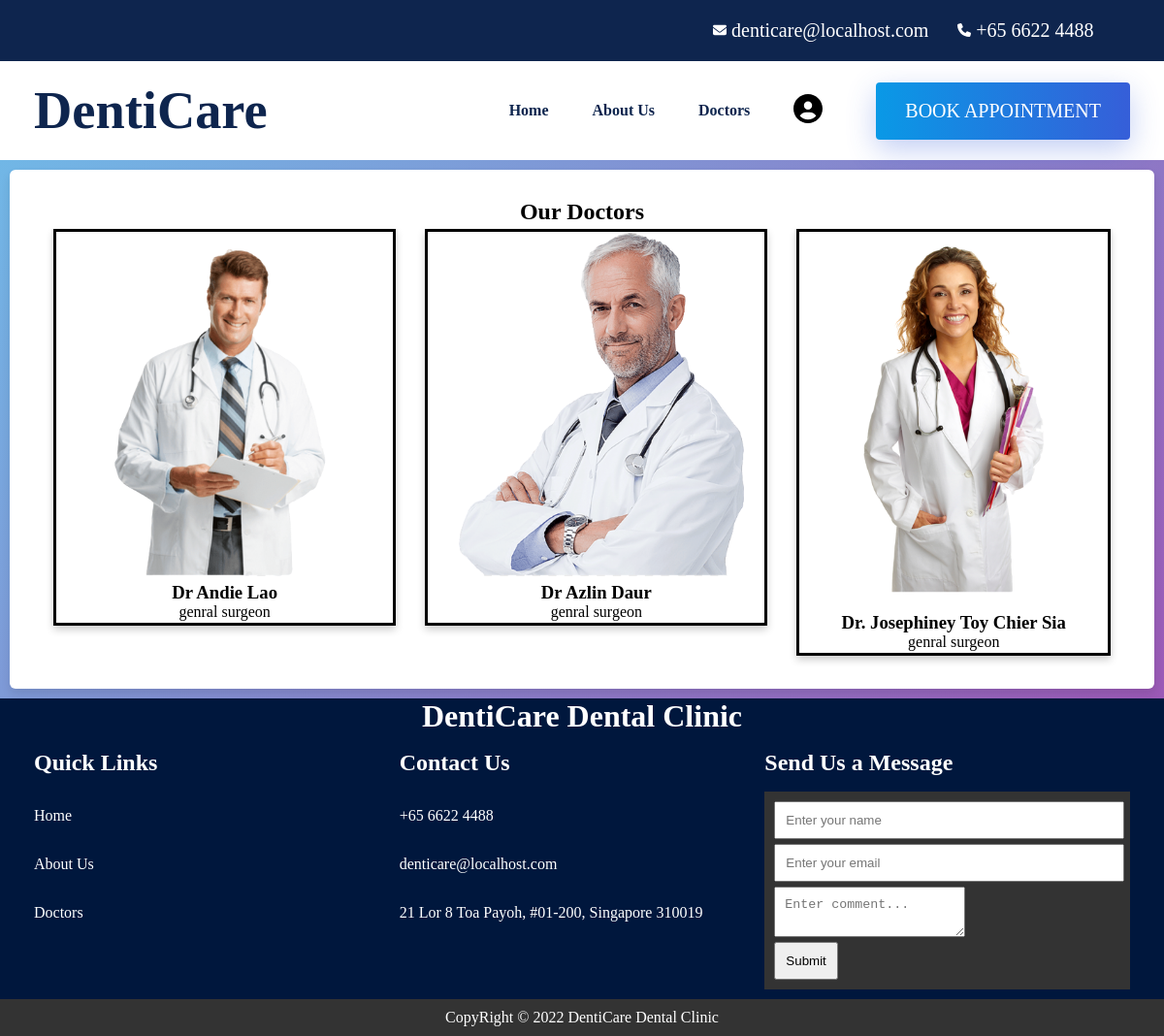
The page /html/doctors.php on the database its author committed.
### tables this page shows
CREATE TABLE `doctors` (
  `doctor_name` varchar(30) NOT NULL,
  `service_1` varchar(30) DEFAULT NULL,
  `service_2` varchar(30) DEFAULT NULL,
  `service_3` varchar(30) DEFAULT NULL,
  `about_doctor` longtext DEFAULT NULL,
  `image_url` varchar(255) NOT NULL,
  `user_name` varchar(30) NOT NULL
);

### html/doctors.php (the view, shortened to what this page needs)
<!DOCTYPE html>
<html>
<head>
  <link rel="stylesheet" href="../css/style.css">
</head>
<?php
$conn = OpenCon();
?>
<body>
  <header class="header">
    <div class="header-top">
      <div class="container">
        <ul class="contact-list">
          <li class="contact-item">
            <div class="icon-mail">
              <img src="../assets/img/icons/envelope-solid.svg" width="14px" height="14px">
            </div>
            <a href="mailto:denticare@localhost.com" class="contact-link">denticare@localhost.com</a>
          </li>
          <li class="contact-item">
            <div class="icon-phone">
              <img src="../assets/img/icons/phone-solid.svg" width="14px" height="14px">
            </div>
            <a href="tel:+6566224488" class="contact-link">+65 6622 4488</a>
          </li>
        </ul>
      </div>
    </div>
    <div class="header-bottom" data-header>
      <div class="container">
        <a href="../index.php" class="logo">DentiCare</a>
        <nav class="navbar container" data-navbar>
          <ul class="navbar-list">
            <li>
              <a href="../index.php" class="navbar-link" data-nav-link>Home</a>
            </li>
            <li>
              <a href="../html/about-us.php" class="navbar-link" data-nav-link>About Us</a>
            </li>
            <li>
              <a href="../html/doctors.php" class="navbar-link" data-nav-link>Doctors</a>
            </li>
            <li>
              <a href="#" class="navbar-link" data-nav-link>
                <img src="../assets/img/icons/circle-user-solid.svg" width="30px">
              </a>
            </li>
          </ul>
        </nav>
        <a href="doctors.php?isUser=true" class="btn">Book appointment</a>
      </div>
    </div>
  </header>
  <section class="team background" id="team">
    <div class="surround-container">
      <h1 class="heading text-center"> Our Doctors</h1>
      <div class="show-doctor-container">
        <?php
        $sql = "SELECT doctor_name, image_url from doctors";
        $results = $conn->query($sql);
        if (mysqli_num_rows($results) > 0) {
          while ($row = $results->fetch_assoc()) {
            echo "
                <a href='doctors.php?selectDoctor=" . $row['doctor_name'] . "'>
                <div class='doctors-profile'>
                        <div class='profile-pic'>
                          <img src='" . $row['image_url'] . "' alt=''>
                        </div>
                        <div class='content'>
                          <h3>" . $row['doctor_name'] . "</h3>
                        <span>genral surgeon</span>
                        </div>
                      </div>
                      </a>";
          }
        }
        ?>
      </div>
    </div>
  </section>
</body>
<footer class="footer">
  <div class="footer-top">
    <div class="container">
      <h1 class="text-center">DentiCare Dental Clinic</h1>
      <div class="box-container">
        <div class="box">
          <h3>Quick Links</h3>
          <a href="../index.php">Home</a>
          <a href="../html/about-us.php">About Us</a>
          <a href="../html/doctors.php">Doctors</a>
        </div>
        <div class="box">
          <h3>Contact Us</h3>
          <a href="tel:+6566224488"> +65 6622 4488 </a>
          <a href="mailto:denticare@localhost.com"> denticare@localhost.com </a>
          <a href="#"> 21 Lor 8 Toa Payoh, #01-200, Singapore 310019 </a>
        </div>
        <div class="box-message">
          <h3>Send Us a Message</h3>
          <form action="#" method="get">
            <input type="text" class="input-text-name" name="contactName" size="40" placeholder="Enter your name" />
            <input type="email" class="input-text-email" size="40" placeholder="Enter your email">
            <textarea placeholder='Enter comment...' maxlength='1000' minlength='100'></textarea>
            <input type="submit">
          </form>
        </div>
      </div>
    </div>
  </div>
  <div class="footer-bottom text-center">
    <div class="container">
      <p class="copyright">
        CopyRight &copy; 2022 DentiCare Dental Clinic
      </p>
    </div>
  </div>
</footer>
</html>

### rows shown on the page
doctors: image_url (picture), doctor_name "Dr Andie Lao"
doctors: image_url (picture), doctor_name "Dr Azlin Daur"
doctors: image_url (picture), doctor_name "Dr. Josephiney Toy Chier Sia"
